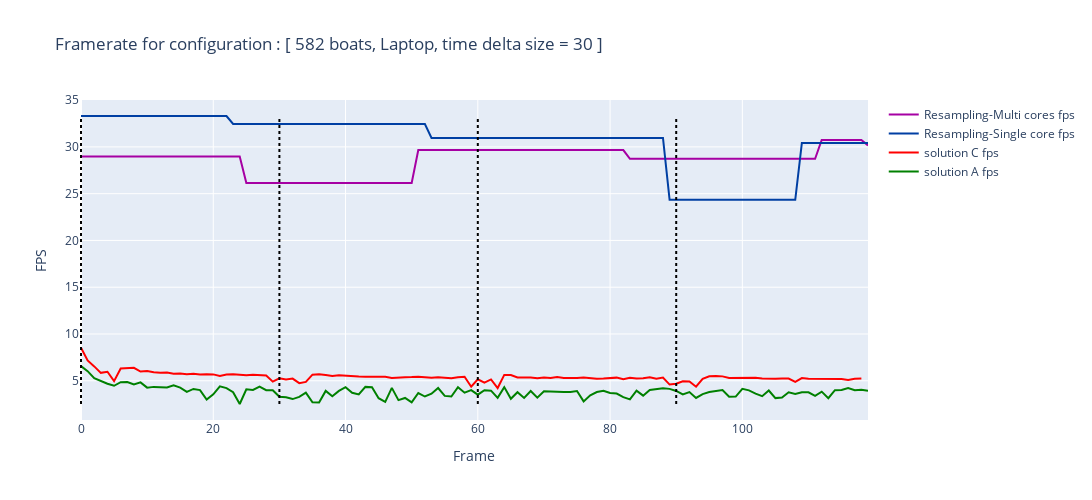

Notebook cell for this chart:
### Code cell
import plotly.graph_objects as go
import pickle

# Assuming you have read the pickle file and have these records
# For the purpose of this example, I'll create some dummy data

# Create traces
trace1 = go.Scatter(
    x=list(range(len(A_fps_record))),
    y=A_fps_record,
    mode='lines',
    name='solution A fps',
    line=dict(color='green')
)

trace2 = go.Scatter(
    x=list(range(len(C_fps_record))),
    y=C_fps_record,
    mode='lines',
    name='solution C fps',
    line=dict(color='red')
)



trace3 = go.Scatter(
    x=list(range(len(Single_core_fps_record))),
    y=Single_core_fps_record,
    mode='lines',
    name='Resampling-Single core fps',
    line=dict(color='#003fa3')
)


trace4 = go.Scatter(
    x=list(range(len(Single_core_onf_record))),
    y=Single_core_onf_record,
    mode='lines',
    name='Resampling-Single core onf',
    line=dict(color='#0062ff')
)

trace5 = go.Scatter(
    x=list(range(len(Multi_cores_fps_record))),
    y=Multi_cores_fps_record,
    mode='lines',
    name='Resampling-Multi cores fps',
    line=dict(color='#a600a3')
)

trace6 = go.Scatter(
    x=list(range(len(Multi_cores_onf_record))),
    y=Multi_cores_onf_record,
    mode='lines',
    name='Resampling-Multi cores onf',
    line=dict(color='#ff00fb')
)



# Create layout
layout = go.Layout(
    title='Framerate for configuration : [ 582 boats, Laptop, time delta size = 30 ]',
    xaxis=dict(title='Frame'),
    yaxis=dict(title='FPS'),
    width=1500,  # Equivalent to figsize (20, 5) in matplotlib
    height=500,
    shapes=[
        # Vertical lines at every multiple of 30
        dict(
            type="line",
            x0=x,
            x1=x,
            y0=min(min(A_fps_record), min(C_fps_record), min(Single_core_fps_record), min(Multi_cores_fps_record)),
            y1=max(max(A_fps_record), max(C_fps_record), max(Single_core_fps_record), max(Multi_cores_fps_record)),
            line=dict(
                color="black",
                width=2,
                dash="dot",
            ),
        ) for x in range(0, len(A_fps_record), 30)
    ]
)

# Create figure and add traces
fig = go.Figure(data=[ trace5, trace3, trace2, trace1], layout=layout)

# Show the plot
fig.show()

### Figure 1 — Plotly figure (JSON) as saved in the notebook; plotly's stock layout.template omitted (floating-point values rounded to 4 significant figures)
{"data": [{"line": {"color": "#a600a3"}, "mode": "lines", "name": "Resampling-Multi cores fps", "type": "scatter", "x": [0, 1, 2, 3, 4, 5, 6, 7, 8, 9, 10, 11, 12, 13, 14, 15, 16, 17, 18, 19, 20, 21, 22, 23, 24, 25, 26, 27, 28, 29, 30, 31, 32, 33, 34, 35, 36, 37, 38, 39, 40, 41, 42, 43, 44, 45, 46, 47, 48, 49, 50, 51, 52, 53, 54, 55, 56, 57, 58, 59, 60, 61, 62, 63, 64, 65, 66, 67, 68, 69, 70, 71, 72, 73, 74, 75, 76, 77, 78, 79, 80, 81, 82, 83, 84, 85, 86, 87, 88, 89, 90, 91, 92, 93, 94, 95, 96, 97, 98, 99, 100, 101, 102, 103, 104, 105, 106, 107, 108, 109, 110, 111, 112, 113, 114, 115, 116, 117, 118, 119], "y": [28.96, 28.96, 28.96, 28.96, 28.96, 28.96, 28.96, 28.96, 28.96, 28.96, 28.96, 28.96, 28.96, 28.96, 28.96, 28.96, 28.96, 28.96, 28.96, 28.96, 28.96, 28.96, 28.96, 28.96, 28.96, 26.15, 26.15, 26.15, 26.15, 26.15, 26.15, 26.15, 26.15, 26.15, 26.15, 26.15, 26.15, 26.15, 26.15, 26.15, 26.15, 26.15, 26.15, 26.15, 26.15, 26.15, 26.15, 26.15, 26.15, 26.15, 26.15, 29.66, 29.66, 29.66, 29.66, 29.66, 29.66, 29.66, 29.66, 29.66, 29.66, 29.66, 29.66, 29.66, 29.66, 29.66, 29.66, 29.66, 29.66, 29.66, 29.66, 29.66, 29.66, 29.66, 29.66, 29.66, 29.66, 29.66, 29.66, 29.66, 29.66, 29.66, 29.66, 28.73, 28.73, 28.73, 28.73, 28.73, 28.73, 28.73, 28.73, 28.73, 28.73, 28.73, 28.73, 28.73, 28.73, 28.73, 28.73, 28.73, 28.73, 28.73, 28.73, 28.73, 28.73, 28.73, 28.73, 28.73, 28.73, 28.73, 28.73, 28.73, 30.74, 30.74, 30.74, 30.74, 30.74, 30.74, 30.74, 30.16]}, {"line": {"color": "#003fa3"}, "mode": "lines", "name": "Resampling-Single core fps", "type": "scatter", "x": [0, 1, 2, 3, 4, 5, 6, 7, 8, 9, 10, 11, 12, 13, 14, 15, 16, 17, 18, 19, 20, 21, 22, 23, 24, 25, 26, 27, 28, 29, 30, 31, 32, 33, 34, 35, 36, 37, 38, 39, 40, 41, 42, 43, 44, 45, 46, 47, 48, 49, 50, 51, 52, 53, 54, 55, 56, 57, 58, 59, 60, 61, 62, 63, 64, 65, 66, 67, 68, 69, 70, 71, 72, 73, 74, 75, 76, 77, 78, 79, 80, 81, 82, 83, 84, 85, 86, 87, 88, 89, 90, 91, 92, 93, 94, 95, 96, 97, 98, 99, 100, 101, 102, 103, 104, 105, 106, 107, 108, 109, 110, 111, 112, 113, 114, 115, 116, 117, 118, 119], "y": [33.3, 33.3, 33.3, 33.3, 33.3, 33.3, 33.3, 33.3, 33.3, 33.3, 33.3, 33.3, 33.3, 33.3, 33.3, 33.3, 33.3, 33.3, 33.3, 33.3, 33.3, 33.3, 33.3, 32.45, 32.45, 32.45, 32.45, 32.45, 32.45, 32.45, 32.45, 32.45, 32.45, 32.45, 32.45, 32.45, 32.45, 32.45, 32.45, 32.45, 32.45, 32.45, 32.45, 32.45, 32.45, 32.45, 32.45, 32.45, 32.45, 32.45, 32.45, 32.45, 32.45, 30.95, 30.95, 30.95, 30.95, 30.95, 30.95, 30.95, 30.95, 30.95, 30.95, 30.95, 30.95, 30.95, 30.95, 30.95, 30.95, 30.95, 30.95, 30.95, 30.95, 30.95, 30.95, 30.95, 30.95, 30.95, 30.95, 30.95, 30.95, 30.95, 30.95, 30.95, 30.95, 30.95, 30.95, 30.95, 30.95, 24.34, 24.34, 24.34, 24.34, 24.34, 24.34, 24.34, 24.34, 24.34, 24.34, 24.34, 24.34, 24.34, 24.34, 24.34, 24.34, 24.34, 24.34, 24.34, 24.34, 30.43, 30.43, 30.43, 30.43, 30.43, 30.43, 30.43, 30.43, 30.43, 30.43, 30.43]}, {"line": {"color": "red"}, "mode": "lines", "name": "solution C fps", "type": "scatter", "x": [0, 1, 2, 3, 4, 5, 6, 7, 8, 9, 10, 11, 12, 13, 14, 15, 16, 17, 18, 19, 20, 21, 22, 23, 24, 25, 26, 27, 28, 29, 30, 31, 32, 33, 34, 35, 36, 37, 38, 39, 40, 41, 42, 43, 44, 45, 46, 47, 48, 49, 50, 51, 52, 53, 54, 55, 56, 57, 58, 59, 60, 61, 62, 63, 64, 65, 66, 67, 68, 69, 70, 71, 72, 73, 74, 75, 76, 77, 78, 79, 80, 81, 82, 83, 84, 85, 86, 87, 88, 89, 90, 91, 92, 93, 94, 95, 96, 97, 98, 99, 100, 101, 102, 103, 104, 105, 106, 107, 108, 109, 110, 111, 112, 113, 114, 115, 116, 117, 118], "y": [8.531, 7.17, 6.537, 5.846, 5.963, 4.964, 6.315, 6.324, 6.39, 5.99, 6.03, 5.905, 5.848, 5.873, 5.739, 5.781, 5.693, 5.75, 5.658, 5.691, 5.68, 5.518, 5.674, 5.689, 5.669, 5.577, 5.648, 5.57, 5.572, 4.905, 5.264, 5.14, 5.231, 4.741, 4.875, 5.654, 5.702, 5.619, 5.514, 5.58, 5.521, 5.51, 5.458, 5.441, 5.441, 5.398, 5.416, 5.291, 5.367, 5.381, 5.397, 5.432, 5.38, 5.314, 5.385, 5.346, 5.277, 5.363, 5.433, 4.366, 5.16, 4.79, 5.14, 4.223, 5.624, 5.618, 5.343, 5.358, 5.355, 5.266, 5.349, 5.289, 5.392, 5.285, 5.273, 5.292, 5.351, 5.289, 5.222, 5.243, 5.306, 5.334, 5.152, 5.31, 5.245, 5.266, 5.373, 5.225, 5.347, 4.594, 4.678, 4.942, 4.922, 4.367, 5.211, 5.485, 5.518, 5.469, 5.296, 5.314, 5.262, 5.271, 5.313, 5.247, 5.198, 5.22, 5.231, 5.242, 4.886, 5.294, 5.21, 5.208, 5.228, 5.231, 5.158, 5.198, 5.078, 5.212, 5.243]}, {"line": {"color": "green"}, "mode": "lines", "name": "solution A fps", "type": "scatter", "x": [0, 1, 2, 3, 4, 5, 6, 7, 8, 9, 10, 11, 12, 13, 14, 15, 16, 17, 18, 19, 20, 21, 22, 23, 24, 25, 26, 27, 28, 29, 30, 31, 32, 33, 34, 35, 36, 37, 38, 39, 40, 41, 42, 43, 44, 45, 46, 47, 48, 49, 50, 51, 52, 53, 54, 55, 56, 57, 58, 59, 60, 61, 62, 63, 64, 65, 66, 67, 68, 69, 70, 71, 72, 73, 74, 75, 76, 77, 78, 79, 80, 81, 82, 83, 84, 85, 86, 87, 88, 89, 90, 91, 92, 93, 94, 95, 96, 97, 98, 99, 100, 101, 102, 103, 104, 105, 106, 107, 108, 109, 110, 111, 112, 113, 114, 115, 116, 117, 118, 119], "y": [6.56, 6.029, 5.268, 4.933, 4.682, 4.465, 4.844, 4.864, 4.602, 4.825, 4.266, 4.346, 4.328, 4.291, 4.511, 4.272, 3.817, 4.125, 4.002, 2.991, 3.541, 4.409, 4.212, 3.77, 2.515, 4.08, 4.023, 4.367, 3.992, 3.991, 3.284, 3.232, 3.042, 3.272, 3.724, 2.7, 2.682, 3.918, 3.351, 3.919, 4.315, 3.719, 3.542, 4.344, 4.312, 3.136, 2.737, 4.237, 2.929, 3.163, 2.684, 3.688, 3.316, 3.616, 4.227, 3.38, 3.315, 4.308, 3.729, 3.997, 3.513, 3.99, 3.944, 3.177, 4.321, 3.076, 3.776, 3.165, 3.911, 3.188, 3.874, 3.841, 3.76, 3.792, 3.797, 3.901, 2.797, 3.45, 3.79, 3.934, 3.685, 3.629, 3.249, 3.009, 3.949, 3.406, 4.021, 4.143, 4.208, 4.132, 3.914, 3.542, 3.793, 3.166, 3.574, 3.794, 3.919, 4.013, 3.288, 3.311, 4.132, 3.974, 3.621, 3.351, 3.961, 3.145, 3.217, 3.764, 3.596, 3.772, 3.771, 3.395, 3.835, 3.135, 3.994, 4.015, 4.225, 3.989, 4.037, 3.922]}], "layout": {"height": 500, "shapes": [{"line": {"color": "black", "dash": "dot", "width": 2}, "type": "line", "x0": 0, "x1": 0, "y0": 2.515, "y1": 33.3}, {"line": {"color": "black", "dash": "dot", "width": 2}, "type": "line", "x0": 30, "x1": 30, "y0": 2.515, "y1": 33.3}, {"line": {"color": "black", "dash": "dot", "width": 2}, "type": "line", "x0": 60, "x1": 60, "y0": 2.515, "y1": 33.3}, {"line": {"color": "black", "dash": "dot", "width": 2}, "type": "line", "x0": 90, "x1": 90, "y0": 2.515, "y1": 33.3}], "title": {"text": "Framerate for configuration : [ 582 boats, Laptop, time delta size = 30 ]"}, "width": 1500, "xaxis": {"title": {"text": "Frame"}}, "yaxis": {"title": {"text": "FPS"}}}}
